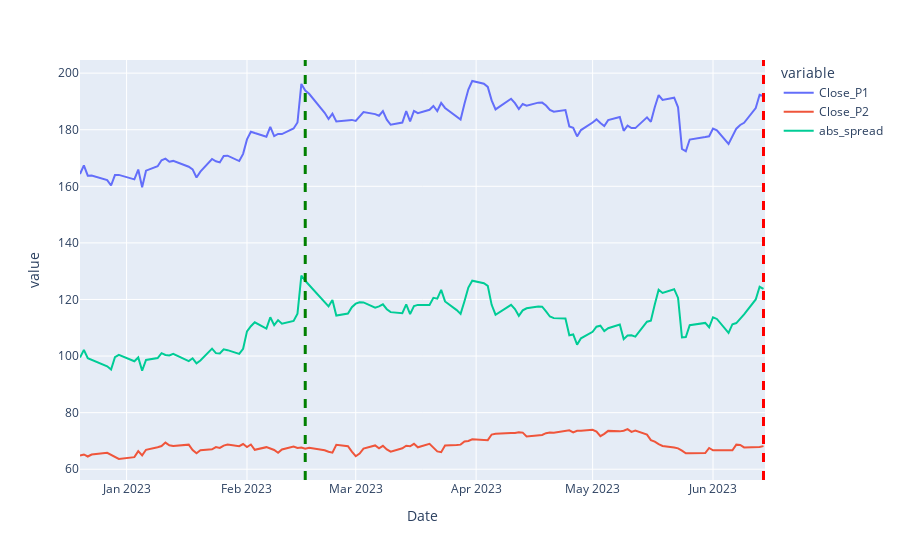

Notebook cell for this chart:
### Code cell
fig = px.line(sub, x="Date", y=['Close_P1','Close_P2', 'abs_spread'])

for entry_date in trade_exec.entry_dates.values: 
    fig.add_vline(x=entry_date, line_width=3, line_dash="dash", line_color="green")
for exit_date in trade_exec.exit_dates.values: 
    fig.add_vline(x=exit_date, line_width=3, line_dash="dash", line_color="red")

fig.show()
trade_exec
